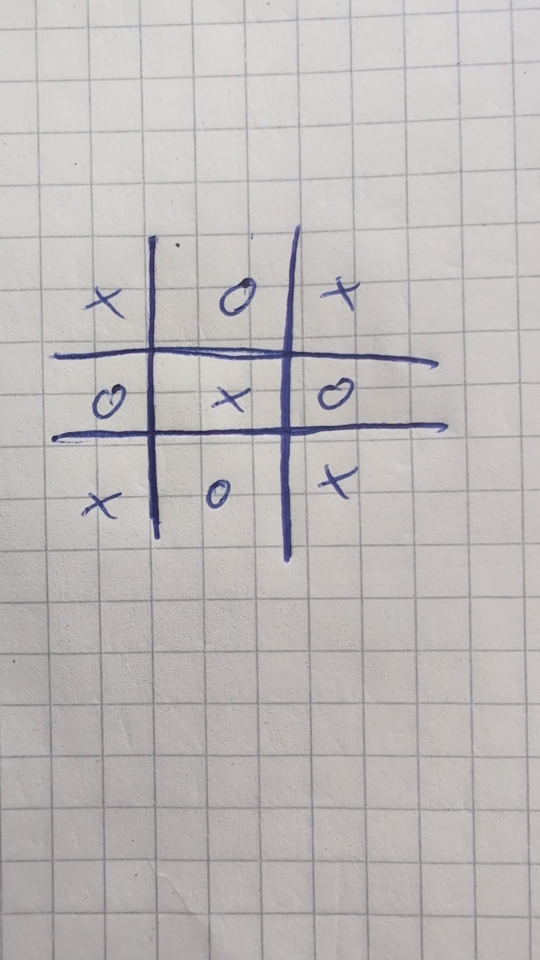
#> input picture Abschlussprojekt_Tic_Tac_Toe/Test_Fabi/noisy_2.png, 1080 x 1920 px (shown at 1/2 size)
$ jupyter execute --allow-errors Test_Fabi.ipynb
#> lines starting #> are read from the running program, lines starting #| are printed output that depends on the picture; after the words box and inside, x2 and y2 are one past the last pixel; in counts of white or black regions, pixels touching at a corner belong together
[cell 1]
import cv2
import numpy as np
import matplotlib.pyplot as plt
from sklearn.cluster import KMeans
from skimage import color

def show_image(image, title=None):
    plt.imshow(image, cmap='gray')
    if title:
        plt.title(title)
    plt.axis('off')
    plt.show()

def cluster_coords(coords, mindist=20):
    if not coords:
        return []
    coords = sorted(coords)
    clustered = []
    current = [coords[0]]
    for c in coords[1:]:
        if abs(c - current[-1]) < mindist:
            current.append(c)
        else:
            clustered.append(int(np.mean(current)))
            current = [c]
    clustered.append(int(np.mean(current)))
    return clustered

def get_two_most_centered(coords, img_size):
    if len(coords) < 2:
        return None
    targets = [img_size//3, 2*img_size//3]
    selected = []
    coords = sorted(coords)
    for t in targets:
        best = min(coords, key=lambda c: abs(c - t))
        selected.append(best)
        coords.remove(best)
    return sorted(selected)

def get_line_centers(lines, img_size, axis='x'):
    coords = []
    if lines is not None:
        for l in lines:
            x1,y1,x2,y2 = l[0]
            if axis=='x' and abs(x1-x2) < img_size*0.15:
                coords.append((x1+x2)//2)
            if axis=='y' and abs(y1-y2) < img_size*0.15:
                coords.append((y1+y2)//2)
    mind = 15 if axis=='y' else int(img_size*0.04)
    clustered = cluster_coords(coords, mindist=mind)
    print(f"{axis}-ungeclustert:", coords)
    print(f"{axis}-geclustert:", clustered)
    return clustered

def filter_longest_lines(lines, num=12):
    if lines is None or len(lines)==0:
        return []
    segs = [l[0] for l in lines]
    segs.sort(key=lambda l:(l[2]-l[0])**2+(l[3]-l[1])**2, reverse=True)
    return np.array([[s] for s in segs[:num]])

def crop_to_largest_contour(binary, img):
    contours, _ = cv2.findContours(binary, cv2.RETR_EXTERNAL, cv2.CHAIN_APPROX_SIMPLE)
    if not contours:
        return binary, img
    x,y,w,h = cv2.boundingRect(max(contours, key=cv2.contourArea))
    pad = int(0.04 * max(w,h))
    x,y = max(0,x-pad), max(0,y-pad)
    w,h = min(binary.shape[1]-x, w+2*pad), min(binary.shape[0]-y, h+2*pad)
    return binary[y:y+h, x:x+w], img[y:y+h, x:x+w]

def detect_tic_tac_toe_grid(img_path):
    img_orig = cv2.imread(img_path)
    gray = cv2.cvtColor(img_orig, cv2.COLOR_BGR2GRAY)
    blur = cv2.medianBlur(gray, 7)

    # adaptive threshold
    binary = cv2.adaptiveThreshold(
        blur, 255,
        cv2.ADAPTIVE_THRESH_GAUSSIAN_C,
        cv2.THRESH_BINARY_INV,
        blockSize=51, C=7
    )
    show_image(binary, "Binary Threshold")

    # extract grid mask
    kernel = cv2.getStructuringElement(cv2.MORPH_RECT, (10,10))
    grid_only = cv2.morphologyEx(binary, cv2.MORPH_CLOSE, kernel)
    grid_only = cv2.morphologyEx(grid_only, cv2.MORPH_OPEN, kernel)
    show_image(grid_only, "Grid only")

    # detect strong grid lines
    edges_grid = cv2.Canny(grid_only, 20, 70, apertureSize=3)
    h, w = grid_only.shape
    L = int(min(h,w) * 0.5)
    lines = cv2.HoughLinesP(
        edges_grid, 1, np.pi/180,
        threshold=20, minLineLength=L, maxLineGap=20
    )

    # if no lines found, fallback to contour-crop
    if lines is None or len(lines) == 0:
        print("Warnung: Keine Linien gefunden, kontur-basiertes Zuschneiden")
        binary, img_cropped = crop_to_largest_contour(binary, img_orig)
        grid_only = cv2.morphologyEx(binary, cv2.MORPH_CLOSE, kernel)
        grid_only = cv2.morphologyEx(grid_only, cv2.MORPH_OPEN, kernel)
        img = img_cropped
    else:
        # split vertical/horizontal segments
        verts = [l[0] for l in lines if abs(l[0][0] - l[0][2]) < 5]
        hors  = [l[0] for l in lines if abs(l[0][1] - l[0][3]) < 5]

        # get two inner grid coords
        xs = sorted((x1+x2)//2 for x1,y1,x2,y2 in verts)
        ys = sorted((y1+y2)//2 for x1,y1,x2,y2 in hors)
        xs = get_two_most_centered(xs, w)
        ys = get_two_most_centered(ys, h)

        # build boundaries
        x_coords = [0] + xs + [w]
        y_coords = [0] + ys + [h]

        # perform cropping
        x1, x2 = x_coords[0], x_coords[-1]
        y1, y2 = y_coords[0], y_coords[-1]
        img = img_orig[y1:y2, x1:x2]
        binary = binary[y1:y2, x1:x2]
        grid_only = grid_only[y1:y2, x1:x2]

    show_image(grid_only, "Grid only nach Crop")

    # now standard field extraction
    edges = cv2.Canny(grid_only, 20, 70, apertureSize=3)
    show_image(edges, "Edges nach Grid Crop")

    h, w = grid_only.shape
    min_dim = min(h,w)
    minL = int(min_dim*0.1)
    maxG= int(min_dim*0.25)

    lines = cv2.HoughLinesP(
        edges, 1, np.pi/180,
        threshold=10, minLineLength=minL, maxLineGap=maxG
    )
    print("Gefundene Linien (roh):", len(lines) if lines is not None else 0)
    lines = filter_longest_lines(lines, num=12)
    print("Gefundene Linien (gefiltert):", len(lines))

    if lines is not None and len(lines):
        dbg = img.copy()
        for l in lines:
            x1,y1,x2,y2 = l[0]
            cv2.line(dbg, (x1,y1), (x2,y2), (0,255,0), 2)
        show_image(cv2.cvtColor(dbg, cv2.COLOR_BGR2RGB), "Alle erkannten Linien")

    x_centers = get_line_centers(lines, w, axis='x')
    y_centers = get_line_centers(lines, h, axis='y')
    vx = get_two_most_centered(x_centers, w)
    hy = get_two_most_centered(y_centers, h)

    x_coords = [0] + vx + [w]
    y_coords = [0] + hy + [h]

    img_rgb = cv2.cvtColor(img, cv2.COLOR_BGR2RGB)
    img_grid = img_rgb.copy()
    field_bilder, positionen = [], []

    for row in range(3):
        for col in range(3):
            xa, xb = x_coords[col], x_coords[col+1]
            ya, yb = y_coords[row], y_coords[row+1]
            feld = img[ya:yb, xa:xb]
            field_bilder.append(feld)
            positionen.append((row, col))
            cv2.rectangle(img_grid, (xa,ya), (xb,yb), (255,0,0), 2)
            cv2.putText(img_grid, f"{row},{col}", (xa+5, ya+25),
                        cv2.FONT_HERSHEY_SIMPLEX, 0.8, (0,255,0), 2)

    show_image(cv2.cvtColor(img_grid, cv2.COLOR_BGR2RGB), "Gefundene 9 Felder")
    return field_bilder, positionen

def crop_and_resize_field(field_img, size=96, pad_color=(255,255,255)):
    h,w = field_img.shape[:2]
    scale = size / max(h,w)
    nh,nw = int(h*scale), int(w*scale)
    resized = cv2.resize(field_img, (nw,nh), interpolation=cv2.INTER_AREA)
    canvas = np.full((size,size,3), pad_color, dtype=np.uint8)
    ys, xs = (size-nh)//2, (size-nw)//2
    canvas[ys:ys+nh, xs:xs+nw] = resized
    return canvas

def show_9_fields(field_bilder, positionen, size=96):
    fig, axs = plt.subplots(3,3, figsize=(8,8))
    for img_cell,(r,c) in zip(field_bilder, positionen):
        norm = crop_and_resize_field(img_cell, size)
        axs[r,c].imshow(cv2.cvtColor(norm, cv2.COLOR_BGR2RGB))
        axs[r,c].axis('off')
    plt.tight_layout()
    plt.show()

# Beispiel-Aufruf
field_bilder, positionen = detect_tic_tac_toe_grid('noisy_2.png')
#> in detect_tic_tac_toe_grid, img_orig is the input picture: shape (1920, 1080, 3); mean B, G, R 185.8, 186.1, 189.9
#> in detect_tic_tac_toe_grid, `binary = cv2.adaptiveThreshold( blur, 255, cv2.ADAPTIVE_THRESH_GAUSSIA..`:
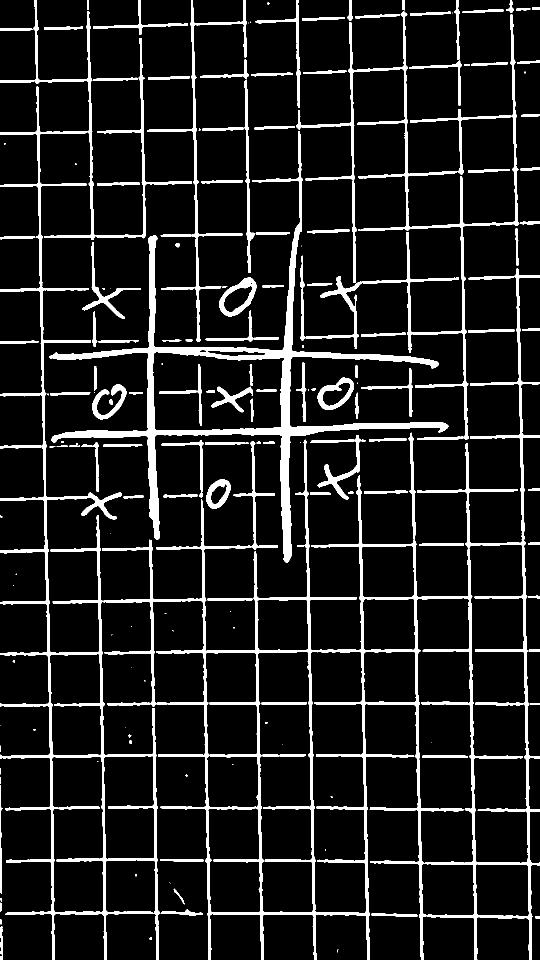
#> binary: shape (1920, 1080) (shown at 1/2 size); 10.5% white; 197 white regions (57 under 20 px), largest, box (x1, y1, x2, y2) and area: (204, 537, 1080, 1920) 64797, (98, 263, 897, 1125) 37513, (0, 173, 319, 1920) 29954
#> in detect_tic_tac_toe_grid, `lines = cv2.HoughLinesP( edges_grid, 1, np.pi/180, threshold=20, minLi..`: lines = None
#> in crop_to_largest_contour, `contours, _ = cv2.findContours(binary, cv2.RETR_EXTERNAL, cv2.CHAIN_AP..`: contours = 176 contours, 58 with area under 20; largest, box (x1, y1, x2, y2) and area: (204, 537, 1080, 1920) 258848, (0, 173, 319, 1920) 84289, (98, 263, 897, 1125) 72616, (592, 23, 1039, 880) 14576, (294, 0, 494, 684) 4586
#> in crop_to_largest_contour, `x,y,w,h = cv2.boundingRect(max(contours, key=cv2.contourArea))`: x = 204; y = 537; w = 876; h = 1383
#> in crop_to_largest_contour, `pad = int(0.04 * max(w,h))`: pad = 55
#> in crop_to_largest_contour, `x,y = max(0,x-pad), max(0,y-pad)`: x = 149; y = 482
#> in crop_to_largest_contour, `w,h = min(binary.shape[1]-x, w+2*pad), min(binary.shape[0]-y, h+2*pad)`: w = 931; h = 1438
#> in detect_tic_tac_toe_grid, `lines = cv2.HoughLinesP( edges, 1, np.pi/180, threshold=10, minLineLen..`: lines = 154 rows, first 6: [81, 382, 746, 370], [0, 394, 482, 386], [13, 238, 438, 194], [158, 262, 163, 110], [432, 341, 443, 13], [151, 176, 151, 17]
#| Gefundene Linien (roh): 154
#> in filter_longest_lines, `segs = [l[0] for l in lines]`: segs = 154 items, first 6: [81, 382, 746, 370], [0, 394, 482, 386], [13, 238, 438, 194], [158, 262, 163, 110], [432, 341, 443, 13], [151, 176, 151, 17]
#> in detect_tic_tac_toe_grid, `lines = filter_longest_lines(lines, num=12)`: lines = [[0, 382, 746, 369], [17, 227, 716, 239], [30, 225, 707, 237], [81, 382, 746, 370], [83, 230, 723, 241], [422, 641, 532, 76], [165, 478, 671, 231], [424, 641, 527, 108], [150, 207, 692, 235], [150, 204, 674, 232], [29, 511, 164, 4], [49, 112, 570, 84]]
#| Gefundene Linien (gefiltert): 12
#> the loop in detect_tic_tac_toe_grid, `for l in lines:` made 12 passes
#> after the loop in detect_tic_tac_toe_grid, `for l in lines:`:
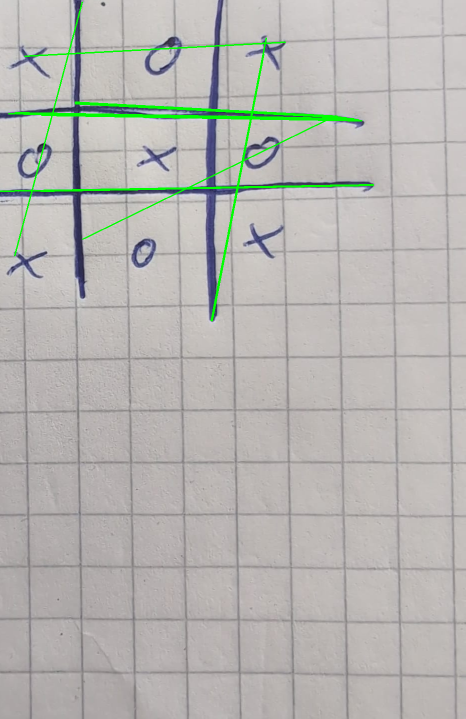
#> dbg: shape (1438, 931, 3) (shown at 1/2 size); mean B, G, R 177.8, 181.5, 182.4
#> the loop in get_line_centers, `for l in lines:` made 12 passes
#> after the loop in get_line_centers, `for l in lines:`: coords = [477, 475, 96]
#> in cluster_coords, `coords = sorted(coords)`: coords = [96, 475, 477]
#> in cluster_coords, `current = [coords[0]]`: current = [96]
#> the loop in cluster_coords, `for c in coords[1:]:` made 2 passes
#> (c, current) on pass 1: (475, [475])
#> in get_line_centers, `clustered = cluster_coords(coords, mindist=mind)`: clustered = [96, 476]
#| x-ungeclustert: [477, 475, 96]
#| x-geclustert: [96, 476]
#> the loop in get_line_centers (call 2), `for l in lines:` made 12 passes
#> the loop in cluster_coords (call 2), `for c in coords[1:]:` made 7 passes
#> (c, current) on passes 1, 6: (218, [218]), (375, [375])
#| y-ungeclustert: [375, 233, 231, 376, 235, 221, 218, 98]
#| y-geclustert: [98, 227, 375]
#> in detect_tic_tac_toe_grid, `y_centers = get_line_centers(lines, h, axis='y')`: y_centers = [98, 227, 375]
#> in get_two_most_centered, `coords = sorted(coords)`: coords = [96, 476]
#> the loop in get_two_most_centered, `for t in targets:` made 2 passes
#> best on passes 1 to 2: 476, 96
#> after the loop in get_two_most_centered, `for t in targets:`: coords = []; selected = [476, 96]
#> in detect_tic_tac_toe_grid, `vx = get_two_most_centered(x_centers, w)`: vx = [96, 476]
#> the loop in get_two_most_centered (call 2), `for t in targets:` made 2 passes
#> best on passes 1 to 2: 375, 227
#> in detect_tic_tac_toe_grid, `hy = get_two_most_centered(y_centers, h)`: hy = [227, 375]
#> in detect_tic_tac_toe_grid, `x_coords = [0] + vx + [w]`: x_coords = [0, 96, 476, 931]
#> in detect_tic_tac_toe_grid, `y_coords = [0] + hy + [h]`: y_coords = [0, 227, 375, 1438]
#> after the loop in detect_tic_tac_toe_grid, `for row in range(3):`:
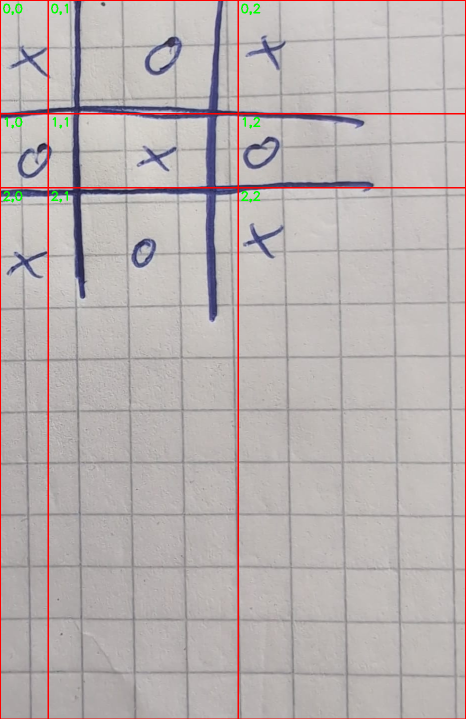
#> img_grid: shape (1438, 931, 3) (shown at 1/2 size); mean R, G, B 185.1, 177.3, 176.7
#> after the loop in detect_tic_tac_toe_grid, `for row in range(3):`: field_bilder = 9 items; positionen = [(0, 0), (0, 1), (0, 2), (1, 0), (1, 1), (1, 2), (2, 0), (2, 1), (2, 2)]
#> field_bilder = 9 items
show_9_fields(field_bilder, positionen)
#> the loop in show_9_fields, `for img_cell,(r,c) in zip(field_bilder, positionen):` made 9 passes
#> (r, c, h in crop_and_resize_field, w in crop_and_resize_field, scale in crop_and_resize_field, nh in crop_and_resize_field, nw in crop_and_resize_field, ys in crop_and_resize_field) on passes 1 to 4: (0, 0, 227, 96, 0.423, 96, 40, 0), (0, 1, 227, 380, 0.253, 57, 96, 19), (0, 2, 227, 455, 0.211, 47, 96, 24), (1, 0, 148, 96, 0.649, 96, 62, 0)

[cell 2]
def preprocess(img, border_frac=0.15):
    # 1) Breite Streifen am Rand weg (nur Zentrum behalten)
    h, w = img.shape[:2]
    b = int(min(h, w) * border_frac)
    inner = img[b:h-b, b:w-b]

    # 2) Graustufen + Weichzeichnen
    gray = cv2.cvtColor(inner, cv2.COLOR_BGR2GRAY)
    blur = cv2.GaussianBlur(gray, (5,5), 0)

    # 3) Canny-Kanten
    edges = cv2.Canny(blur, 50, 150, apertureSize=3)

    # 4) Dicke horizontale & vertikale Linien extrahieren
    #    Kernel-Länge grob 1/8 der Feldgröße
    k_len = max(3, w // 8)
    ker_h = cv2.getStructuringElement(cv2.MORPH_RECT, (k_len, 1))
    ker_v = cv2.getStructuringElement(cv2.MORPH_RECT, (1, k_len))

    hori = cv2.morphologyEx(edges, cv2.MORPH_OPEN, ker_h)
    vert = cv2.morphologyEx(edges, cv2.MORPH_OPEN, ker_v)

    # 5) Grid-Maske & saubere Kanten
    grid_mask = cv2.bitwise_or(hori, vert)
    edges_clean = cv2.bitwise_and(edges, cv2.bitwise_not(grid_mask))

    return gray, edges_clean


def detect_X(edges):
    """
    HoughLines im Polarkoordinaten-Modus: wir suchen Mindestens 1 Linie
    um 45° und 1 Linie um 135° (±10° Toleranz).
    """
    lines = cv2.HoughLines(edges, 1, np.pi/180, threshold=50)
    if lines is None:
        return False
    thetas = np.degrees([l[0][1] for l in lines])  # in Grad
    band = 10
    c45  = np.sum((thetas>45-band)&(thetas<45+band))
    c135 = np.sum((thetas>135-band)&(thetas<135+band))
    return (c45>=1 and c135>=1)

def detect_O(gray, dp=1.0, min_dist_factor=0.5, param1=100, param2=20, r_min=0.2, r_max=0.5):
    """
    HoughCircles: param2 niedrig genug, um handgemalte O's zu finden.
    """
    h, w = gray.shape
    circles = cv2.HoughCircles(
        gray, cv2.HOUGH_GRADIENT,
        dp=dp,
        minDist=int(min(h,w)*min_dist_factor),
        param1=param1,
        param2=param2,
        minRadius=int(min(h,w)*r_min),
        maxRadius=int(min(h,w)*r_max)
    )
    return circles is not None and len(circles[0])>=1

def classify_cell(img):
    """
    Erst X prüfen, dann O, sonst Empty.
    """
    gray, edges = preprocess(img)

    if detect_X(edges):
        return 'X'
    if detect_O(gray):
        return 'O'
    return 'Empty'


# --- Anwendung auf deine 9 Felder ---
results = []
for idx, feld in enumerate(field_bilder):
    klass = classify_cell(feld)
    results.append(klass)
    print(f"Field {idx}: {klass}")
#> this loop made 9 passes
#> klass on passes 1, 4, 6: 'O', 'O', 'O'
#> (printed output is left out)
#> after the loop, results = ['O', 'O', 'O', 'O', 'Empty', 'O', 'O', 'O', 'O']


# Visualisierung
pre_grays = []
pre_edges = []
for feld in field_bilder:
    gray, edges = preprocess(feld, border_frac=0.15)
    pre_grays.append(gray)
    pre_edges.append(edges)
#> this loop made 9 passes
#> (h in preprocess, w in preprocess, b in preprocess, k_len in preprocess) on passes 1 to 4: (227, 96, 14, 12), (227, 380, 34, 47), (227, 455, 34, 56), (148, 96, 14, 12)
#> after the loop, pre_edges = 9 items; pre_grays = 9 items

# 2) Anzeigen: oben Graustufen, unten Kanten
fig, axes = plt.subplots(2, 9, figsize=(18, 4))
for i in range(9):
    ax1 = axes[0, i]
    ax2 = axes[1, i]

    ax1.imshow(pre_grays[i], cmap='gray')
    ax1.set_title(f"Gray {i}")
    ax1.axis('off')

    ax2.imshow(pre_edges[i], cmap='gray')
    ax2.set_title(f"Edges {i}")
    ax2.axis('off')

plt.tight_layout()
plt.show()

# Visualisierung
fig, axes = plt.subplots(3,3, figsize=(6,6))
for (row,col), feld, klass in zip(positionen, field_bilder, results):
    ax = axes[row,col]
    ax.imshow(cv2.cvtColor(feld, cv2.COLOR_BGR2RGB))
    ax.set_title(klass)
    ax.axis('off')
#> this loop made 9 passes
plt.tight_layout()
plt.show()

[cell 3]
# [33 lines left out: functions to_grayscale_and_binary, show_9_classified_fields, not called in this run]

# Beispiel-Aufruf für Klassifikation + Anzeige:
# ---- Muss nach Teil 1 und 2 ausgeführt werden ----
#> (the rest of this cell did not finish here and is left out)

#> call 2 of detect_tic_tac_toe_grid, with img_path = 'Filled_Field1.png'
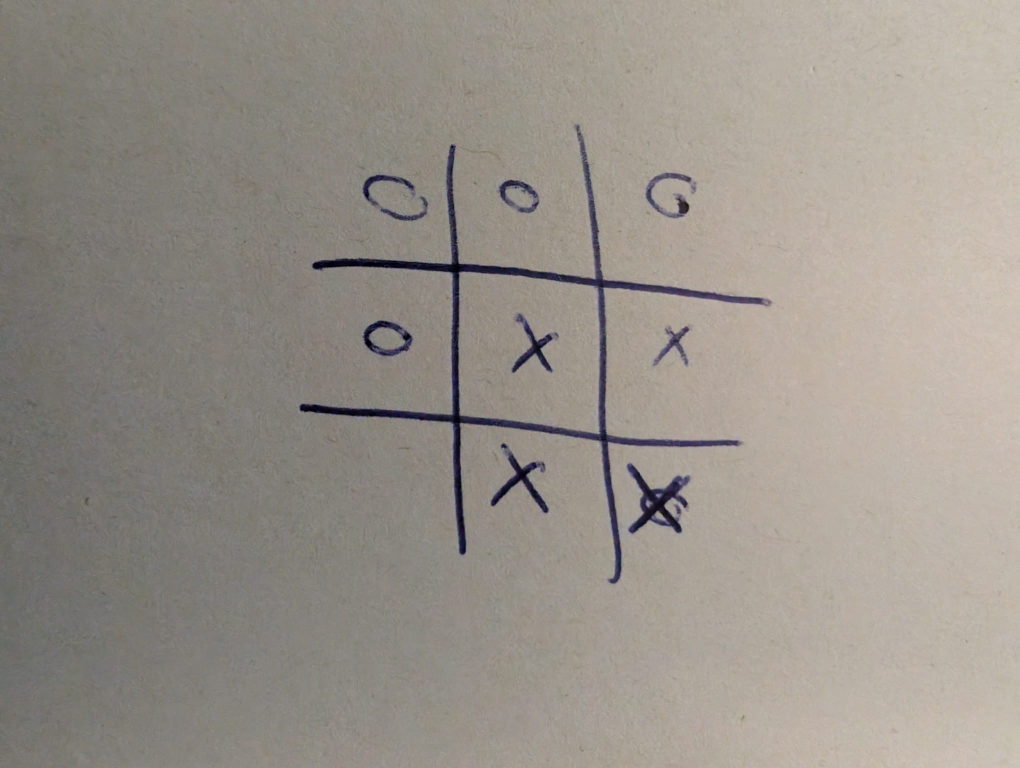
#> input picture Abschlussprojekt_Tic_Tac_Toe/Test_Fabi/Filled_Field1.png, 2040 x 1536 px (shown at 1/2 size)
#> in detect_tic_tac_toe_grid, img_orig is the input picture: shape (1536, 2040, 3); mean B, G, R 138.5, 146.4, 152.9
#> in detect_tic_tac_toe_grid (call 2), `lines = cv2.HoughLinesP( edges_grid, 1, np.pi/180, threshold=20, minLi..`: lines = None
#> in crop_to_largest_contour (call 2), `contours, _ = cv2.findContours(binary, cv2.RETR_EXTERNAL, cv2.CHAIN_AP..`: contours = 126 contours, 96 with area under 20; largest, box (x1, y1, x2, y2) and area: (599, 248, 1545, 1168) 124984, (1254, 927, 1381, 1067) 6553, (727, 641, 825, 712) 4932, (999, 360, 1078, 426) 3638, (982, 886, 1097, 1026) 3390
#> in detect_tic_tac_toe_grid (call 2), `edges = cv2.Canny(grid_only, 20, 70, apertureSize=3)`:
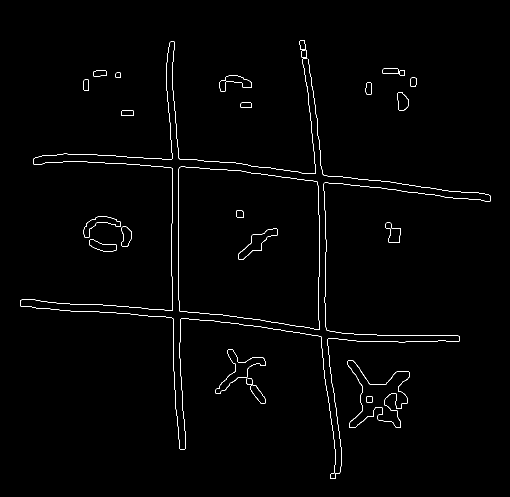
#> edges: shape (994, 1020) (shown at 1/2 size); 0.98% white in thin lines or dots, all inside (x1, y1, x2, y2) = (40, 80, 981, 958)
#> in detect_tic_tac_toe_grid (call 2), `lines = cv2.HoughLinesP( edges, 1, np.pi/180, threshold=10, minLineLen..`: lines = 248 rows, first 6: [344, 312, 979, 390], [326, 619, 918, 681], [608, 80, 682, 929], [349, 84, 363, 898], [207, 310, 923, 397], [331, 318, 371, 894]
#| Gefundene Linien (roh): 248
#> in detect_tic_tac_toe_grid (call 2), `lines = filter_longest_lines(lines, num=12)`: lines = [[167, 161, 798, 838], [204, 151, 794, 854], [44, 613, 918, 674], [606, 80, 681, 937], [608, 80, 682, 929], [89, 311, 713, 853], [364, 898, 617, 120], [349, 84, 363, 898], [109, 619, 918, 676], [612, 100, 682, 906], [336, 212, 801, 853], [87, 311, 672, 819]]
#| Gefundene Linien (gefiltert): 12
#> the loop in detect_tic_tac_toe_grid (call 2), `for l in lines:` made 12 passes
#> after the loop in detect_tic_tac_toe_grid (call 2), `for l in lines:`:
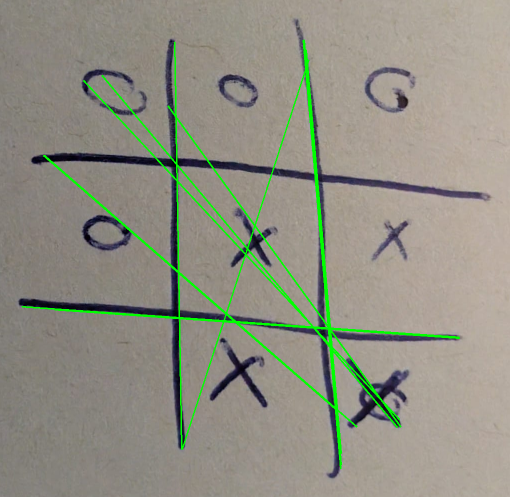
#> dbg: shape (994, 1020, 3) (shown at 1/2 size); mean B, G, R 130.9, 144.1, 144.5
#| x-ungeclustert: [643, 645, 356, 647]
#| x-geclustert: [356, 645]
#> in detect_tic_tac_toe_grid (call 2), `x_centers = get_line_centers(lines, w, axis='x')`: x_centers = [356, 645]
#| y-ungeclustert: [643, 647]
#| y-geclustert: [645]
#> in detect_tic_tac_toe_grid (call 2), `y_centers = get_line_centers(lines, h, axis='y')`: y_centers = [645]
#> in detect_tic_tac_toe_grid (call 2), `vx = get_two_most_centered(x_centers, w)`: vx = [356, 645]
#> in detect_tic_tac_toe_grid (call 2), `x_coords = [0] + vx + [w]`: x_coords = [0, 356, 645, 1020]
